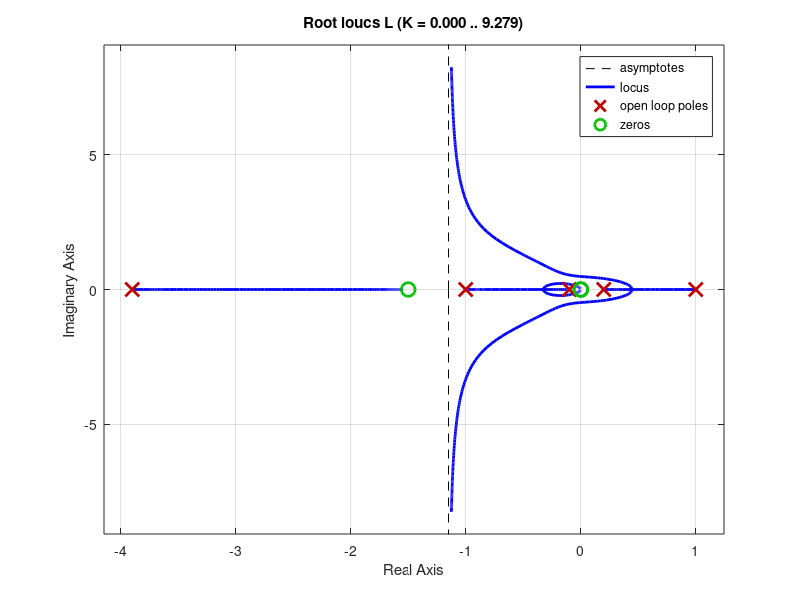
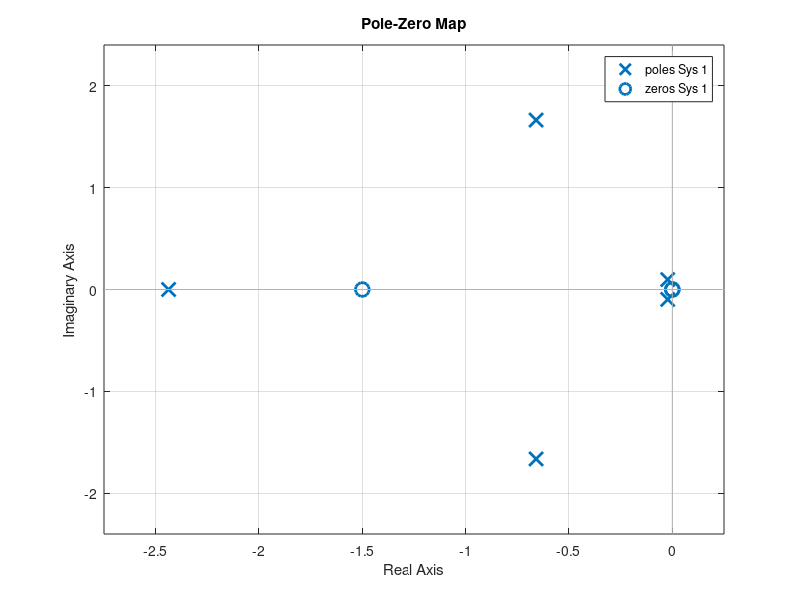
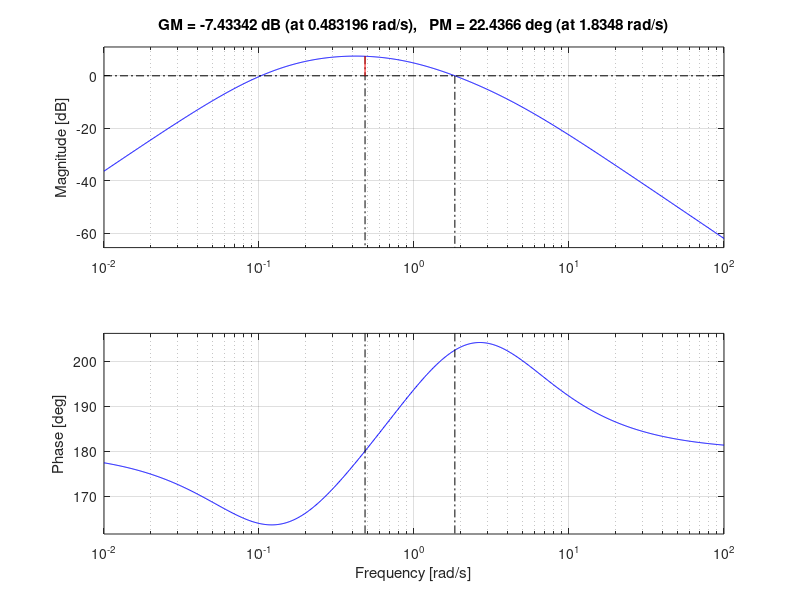

Reproduce these figures in MATLAB, in order.
clc, clear all

s = tf('s');

G = s^2/(s^2 - 1);
M = 1/(s - 0.2)/(s + 3.9);
K = 8*(s + 1.5)/(s + 0.1);

L = G*M*K;
figure(1)
clf
rlocus(L)

figure(2)
clf
pzmap(1/(1 + 1/L))

figure(3)
margin(L)